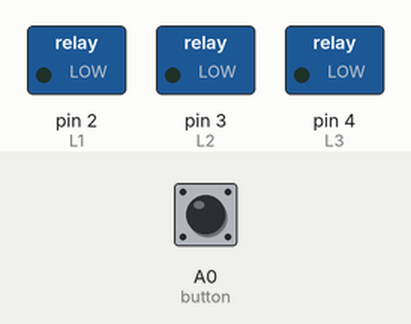
Simulated run of this sketch. Board: Arduino Uno, built with avr-gcc and run on an emulated ATmega328P. On the bench: switched loads named in the sketch (green lamp = pin HIGH). The test bench sets the inputs (shaded band); at power-on: A0 (button) HIGH.

Above: at 1.2 s.
1.3 s: A0 (button) pulled LOW for 0.15 s
At 3.0 s:
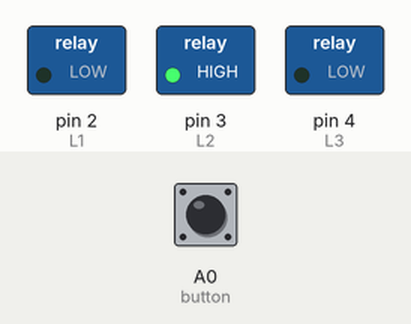
3.4 s: A0 (button) pulled LOW for 1 s
At 5.6 s:
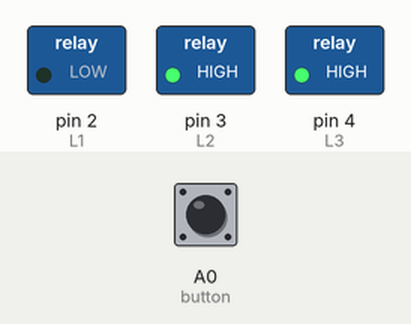
5.9 s: A0 (button) pulled LOW for 0.15 s
At 7.6 s:
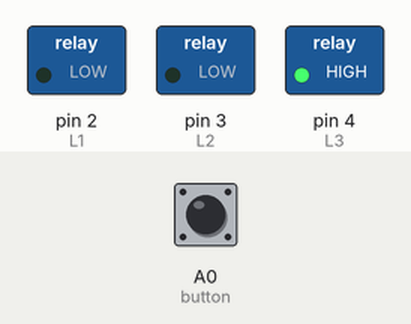
8.0 s: A0 (button) pulled LOW for 3.2 s
At 11.8 s:
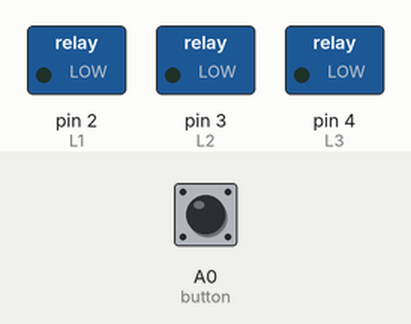
12.7 s: A0 (button) pulsed LOW 2 times (0.12 s each, 0.3 s apart)
At 14.4 s:
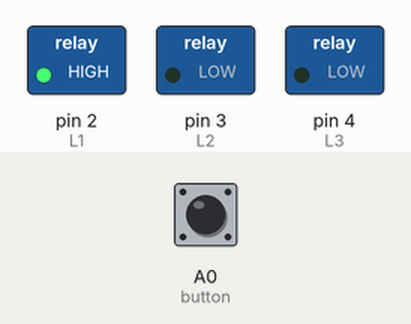
14.8 s: A0 (button) pulled LOW for 0.15 s
At 15.8 s:
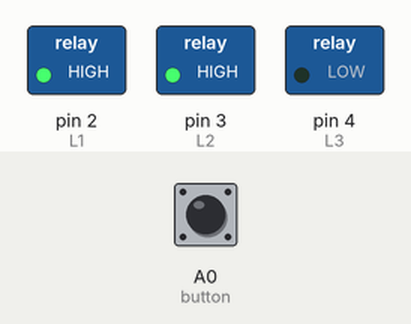
Timing chart, 0 to 17.8 s (numbered marks = the images above; inputs shaded):
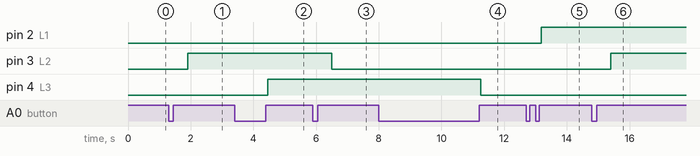

The sketch:

sketch.ino
```cpp
#include "OneButton.h"                              //OneButton library


OneButton button(A0, true);

#define L1 2
int RLY1 = LOW;

#define L2 3
int RLY2 = LOW;

#define L3 4
int RLY3 = LOW;


void setup() {

  pinMode(L1, OUTPUT);
  pinMode(L2, OUTPUT);
  pinMode(L3, OUTPUT);


  button.attachDoubleClick(doubleclick);            // link the function to be called on a doubleclick event.
  button.attachClick(singleclick);                  // link the function to be called on a singleclick event.
  button.attachLongPressStop(longclick);            // link the function to be called on a longpress event.
}


void loop() {

  button.tick();


  delay(10);
}


void doubleclick() {                                // happens when button is double-clicked
  RLY1 = ~ RLY1;
  digitalWrite(L1,RLY1);
  delay(250);
}


void singleclick(){                                 // happens when the button is clicked
  RLY2 = ~ RLY2;
  digitalWrite(L2,RLY2);
  delay(250);
}

void longclick(){                                   // happens when buton is long-pressed
  RLY3 = ~ RLY3;
  digitalWrite(L3,RLY3);
  delay(250);

  // turn off the blue Relay
}
```

Measured:
- after the input at 1.3 s, pin 3 (L2): LOW → HIGH after 0.60 s
- after the input at 3.4 s, pin 4 (L3): LOW → HIGH after 1.1 s
- after the input at 5.9 s, pin 3 (L2): HIGH → LOW after 0.60 s
- after the input at 8.0 s, pin 4 (L3): HIGH → LOW after 3.3 s
- after the input at 12.7 s, pin 2 (L1): LOW → HIGH after 0.48 s
- after the input at 14.8 s, pin 3 (L2): LOW → HIGH after 0.61 s
